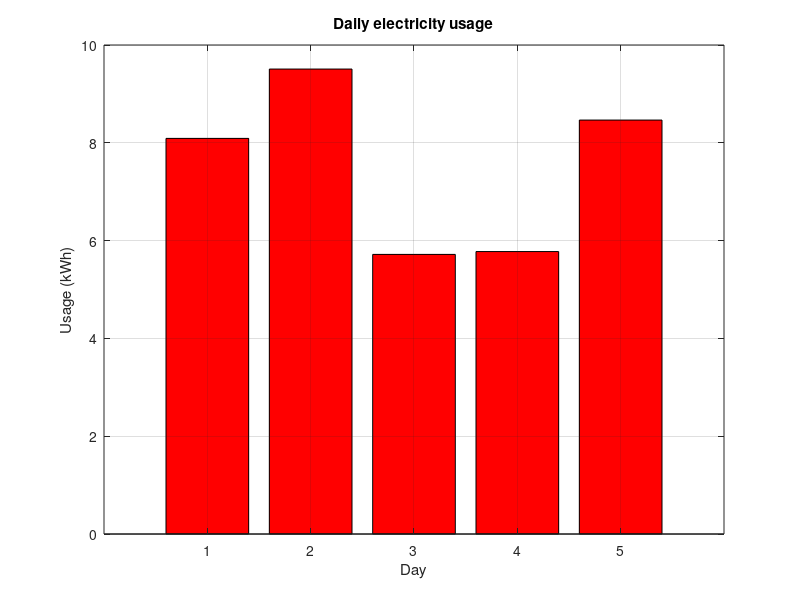
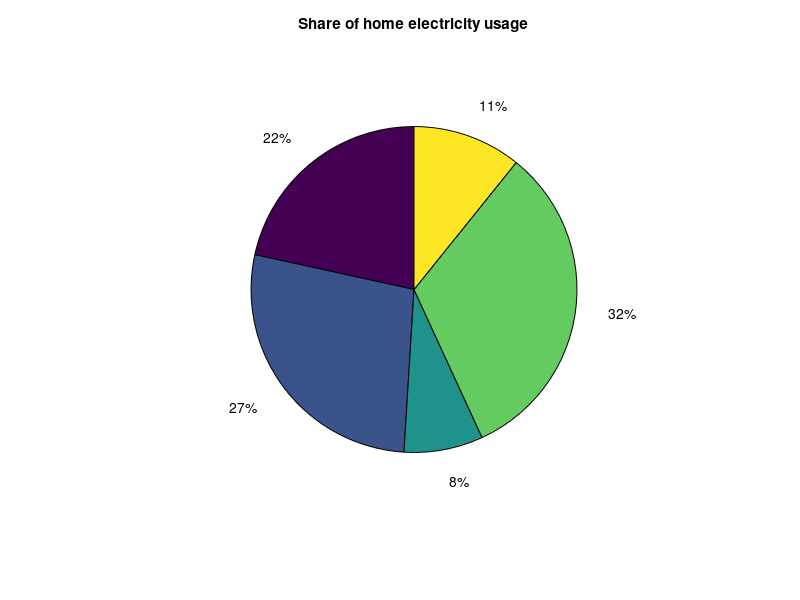
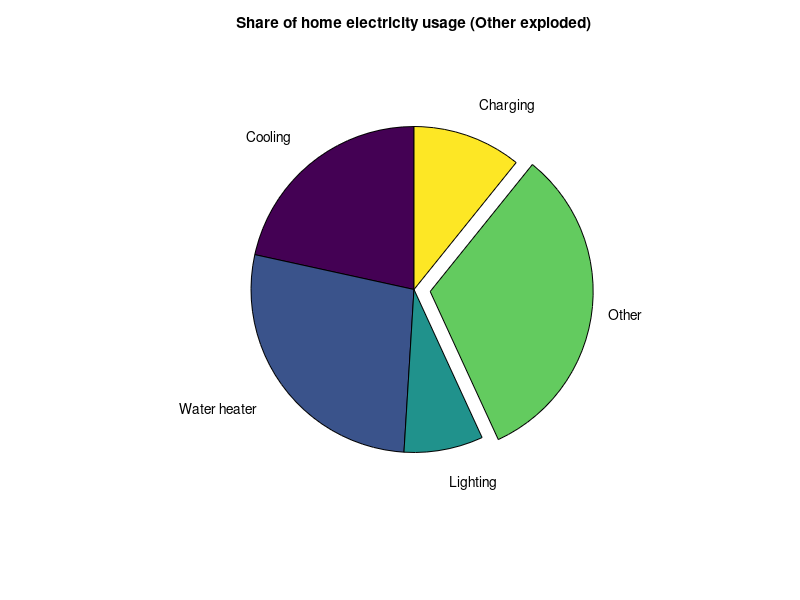

Source code (MATLAB) for these figures, in order:
% بخش الف سوال 

figure(1)
usage = rand(1, 5) * 10;
bar(usage, 'r');
title('Daily electricity usage');
xlabel('Day');
ylabel('Usage (kWh)');
grid on

% بخش ب سوال 

figure(2)
share = [22 28 8 33 11];
pie(share);
title('Share of home electricity usage');

% بخش پ سوال 

figure(3)
labels = {'Cooling', 'Water heater', 'Lighting', 'Other', 'Charging'};
explode = [0 0 0 1 0];
pie(share, explode, labels);
title('Share of home electricity usage (Other exploded)');
